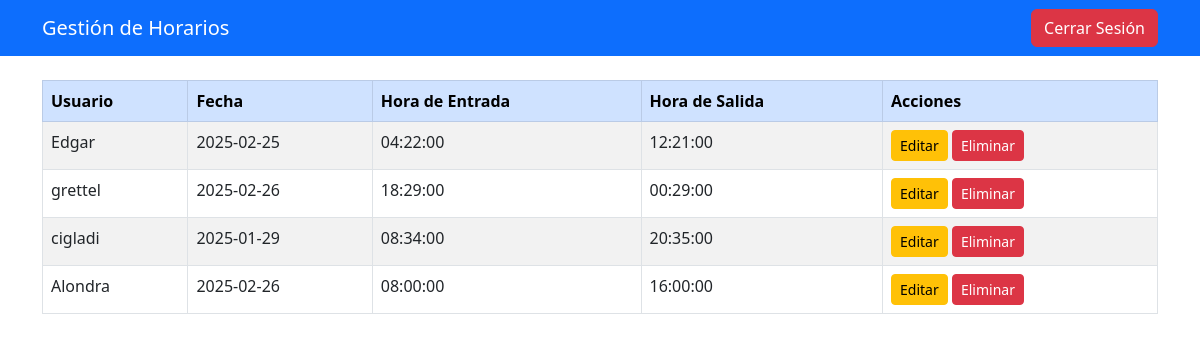
The app's page /admin.php with its own data.
### tables this page shows
CREATE TABLE `horario` (
  `id` int(11) NOT NULL,
  `usuario` varchar(100) NOT NULL,
  `fecha` date NOT NULL,
  `hora_entrada` time NOT NULL,
  `hora_salida` time NOT NULL
);

### admin.php (the view, shortened to what this page needs)
<?php
include 'conexion.php';
$stmt = $pdo->query("SELECT id, usuario, fecha, hora_entrada, hora_salida FROM horario ");
$horarios = $stmt->fetchAll();
?>
<!DOCTYPE html>
<html lang="es">
<head>
    <link href="https://cdn.jsdelivr.net/npm/bootstrap@5.3.0/dist/css/bootstrap.min.css" rel="stylesheet">
</head>
<body>
    <nav class="navbar navbar-expand-lg navbar-dark bg-primary">
        <div class="container">
            <a class="navbar-brand" href="#">Gestión de Horarios</a>
            <a class="btn btn-danger" href="logout.php">Cerrar Sesión</a>
        </div>
    </nav>
    <div class="container mt-4">
        <div class="table-responsive">
            <table class="table table-bordered table-striped">
                <thead class="table-primary">
                    <tr>
                        <th>Usuario</th>
                        <th>Fecha</th>
                        <th>Hora de Entrada</th>
                        <th>Hora de Salida</th>
                        <th>Acciones</th>
                    </tr>
                </thead>
                <tbody>
                    <?php foreach ($horarios as $horario): ?>
                    <tr>
                        <td><?= $horario['usuario'] ?></td>
                        <td><?= $horario['fecha'] ?></td>
                        <td><?= $horario['hora_entrada'] ?></td>
                        <td><?= $horario['hora_salida'] ?></td>
                        <td>
                            <button class="btn btn-warning btn-sm btn-edit"
                                data-id="<?= $horario['id'] ?>"
                                data-usuario="<?= $horario['usuario'] ?>"
                                data-fecha="<?= $horario['fecha'] ?>"
                                data-hora_entrada="<?= $horario['hora_entrada'] ?>"
                                data-hora_salida="<?= $horario['hora_salida'] ?>"
                                data-bs-toggle="modal"
                                data-bs-target="#editModal">
                                Editar
                            </button>
                            <a href="?delete=<?= $horario['id'] ?>" class="btn btn-danger btn-sm">Eliminar</a>
                        </td>
                    </tr>
                    <?php endforeach; ?>
                </tbody>
            </table>
        </div>
    </div>
</body>
</html>

### records on screen
horario: usuario "Edgar", fecha "2025-02-25", hora_entrada "04:22:00", hora_salida "12:21:00"
horario: usuario "grettel", fecha "2025-02-26", hora_entrada "18:29:00", hora_salida "00:29:00"
horario: usuario "cigladi", fecha "2025-01-29", hora_entrada "08:34:00", hora_salida "20:35:00"
horario: usuario "Alondra", fecha "2025-02-26", hora_entrada "08:00:00", hora_salida "16:00:00"
